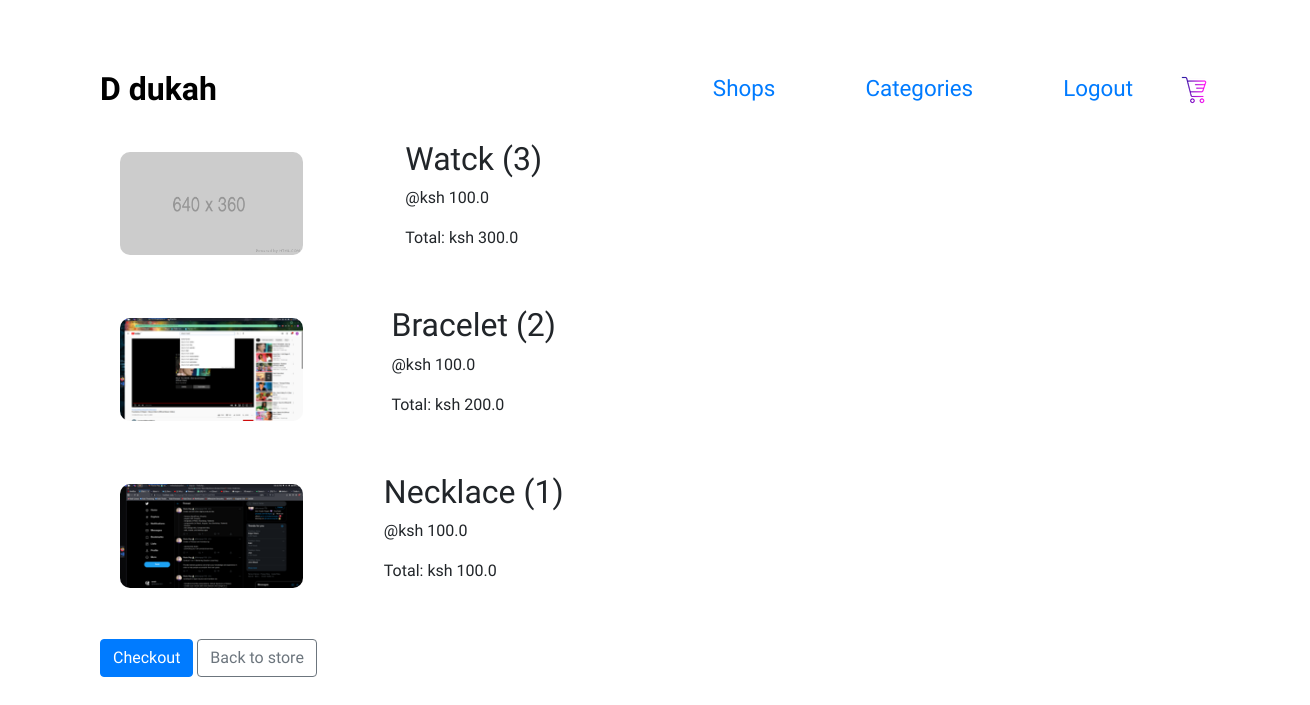
The app's page /cart/ (signed in), older data.
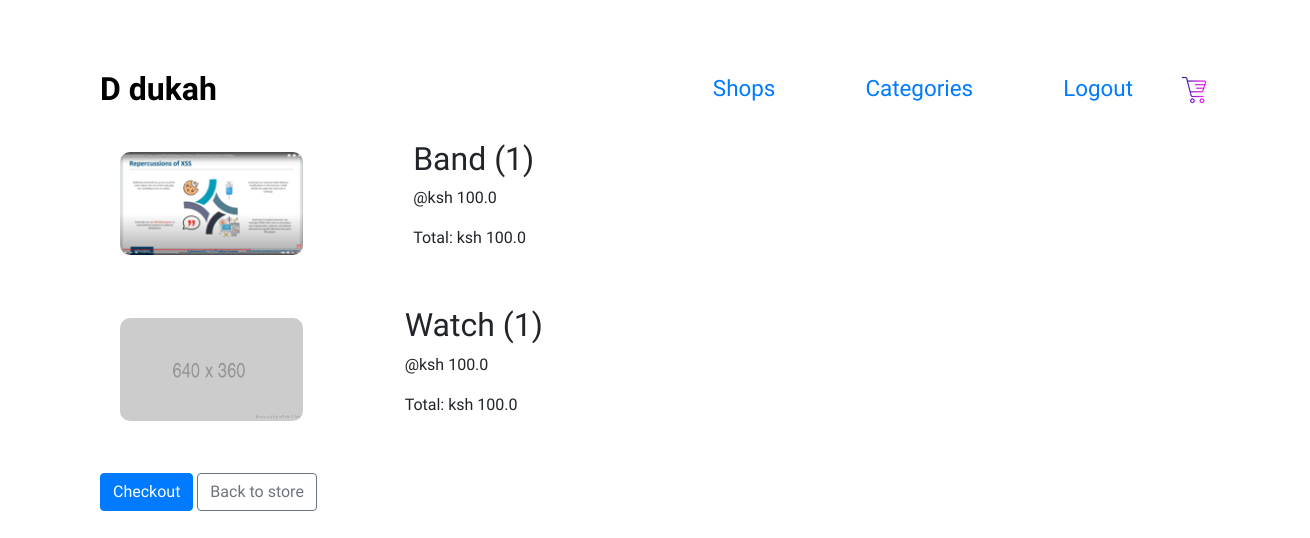
The same page, newer data.
### shop/models.py (models this page shows, shortened)
class CartItem(models.Model):
    product = models.ForeignKey(Product, on_delete=models.CASCADE)
    cart = models.ForeignKey(Cart, on_delete=models.CASCADE)
    quantity = models.IntegerField(default=0)
    date_added = models.DateTimeField(auto_now_add=True)
    @property
    def get_item_total(self):
        return self.quantity * self.product.price

class Product(models.Model):
    name = models.CharField(max_length=200)
    shop = models.ForeignKey(Shop, on_delete=models.CASCADE)
    image = models.ImageField(null=True, blank=True)
    price = models.DecimalField(max_digits=5, decimal_places=1)
    description = models.CharField(max_length=500)
    @property
    def image_url(self):
        if self.image:
            return getattr(self.image, 'url', None)
        return None

### shop/views.py (the view)
# urls.py: path('cart/', cart, name='cart'),
def cart(request):
    cart_items = cart_data(request)
    context = {
        'cart_items': cart_items['items'],
        'cart': cart_items['cart']
    }
    return render(request, 'shop/cart.html', context)

### shop/utils.py (called while the page is built)
def cart_data(request):
    if request.user.is_authenticated:
        cart = Cart.objects.get(user=request.user, complete=False)
        items = cart.cartitem_set.all()
    else:
        cookieData = cookieCart(request)
        items = cookieData['items']
        cart = cookieData['cart']
    return {'cart': cart, 'items': items}

### templates/shop/cart.html (shortened to what this page needs)
{% extends 'base.html' %}
{% load static %}
{% block content %}
<div class='cart'>
    <div class="items">
        {% for item in cart_items %}
            <div class="cart-item">
                {% if item.product.image %}
                <img src="{{item.product.image_url}}" alt="placeholder">
                {% else %}
                    <img src="{% static 'images/placeholder.png' %}" alt="placeholder">
                {% endif %}
                <div class="item-desc">
                    <h2>{{item.product.name}} ({{item.quantity}})</h2>
                    <p>@ksh {{item.product.price}}</p>
                    <p>Total: ksh {{item.get_item_total}}</p>
                </div>
            </div>
        {% endfor %}
    </div>
    <div class='cart-btns'>
        <a href="{% url 'checkout' %}" class="btn btn-primary">Checkout</a>
        <a href="{% url 'home' %}" class="btn btn-outline-secondary"> Back to store</a>
    </div>
</div>
{% endblock %}

### templates/base.html (shortened to what this page needs)
<!DOCTYPE html>
{% load static %}
<html lang="en">
<head>
    <link rel="stylesheet" href="https://stackpath.bootstrapcdn.com/bootstrap/4.5.2/css/bootstrap.min.css">    <link rel="stylesheet" type="text/css" href="{% static 'css/main.css' %}">
    <link rel="stylesheet" href="https://unicons.iconscout.com/release/v4.0.0/css/line.css">
</head>
<body>
    <header>
        {% include 'topNav.html' %}
    </header>
   <section class="main">
    {% block content %}
    {% endblock %}
   </section>
</body>
</html>

### templates/topNav.html (shortened to what this page needs)
{% load static %}
<nav class="nav-bar">
    <div class="logo">
        <a href="/"> <span>D</span> dukah</a>
    </div>
    <div class="nav-items">
        <a href="{% url 'all_shops_list' %}" class="login-btn">Shops</a>
        <a href="#" class="login-btn">Categories</a>
        {% if not user.is_authenticated %}
            <a href="{% url 'login' %}" class="login-btn">Login</a>
        {% else %}
            <a href="{% url 'logout' %}?next=/" class="login-btn">Logout</a>
        {% endif %}
        <a href="{% url 'cart' %}"  class="cart-btn"><img src="{% static 'images/cart.png' %}" alt=""></a>
    </div>
</nav>

### static/css/main.css (style rules this page uses)
* { margin: 0; padding: 0; box-sizing: border-box; font-family: 'League Spartan', sans-serif; }
body { max-width: 100vw; min-height: 100vh; width: 100vw; }
header { position: fixed; z-index: 2; width: 100%; }
header .nav-bar { display: flex; position: relative; width: 100%; justify-content: space-between; align-items: center; top: 45px; }
.logo span { font-family: 'Dancing Script', cursive; }
.nav-bar .logo a { font-weight: 700; font-size: 2em; margin: 0 100px; text-decoration: none; color: black; }
.nav-bar .nav-items { margin: 0 100px; display: flex; justify-content: space-between; }
.nav-bar .nav-items a { font-size: 1.4em; }
.nav-bar .nav-items a:not(:last-child) { margin: 0 45px; }
.main { width: 100%; position: relative; top: 100px; }
.cart .items { margin: 20px 100px; width: 100%; display: flex; flex-direction: column; }
.cart .cart-item { display: flex; width: 40%; justify-content: space-between; align-items: center; margin: 20px; }
.cart .cart-item img { width: 35%; border-radius: 10px; }
.cart .cart-btns { margin: 20px 100px; }

Row changes from the older to the newer data that the page shows:
removed CartItem: product.name "Watck", quantity "3", product.price "100.0", get_item_total "300.0"
removed CartItem: product.image_url (picture), product.name "Bracelet", quantity "2", product.price "100.0", get_item_total "200.0"
removed CartItem: product.image_url (picture), product.name "Necklace", quantity "1", product.price "100.0", get_item_total "100.0"
added CartItem: product.image_url (picture), product.name "Band", quantity "1", product.price "100.0", get_item_total "100.0"
added CartItem: product.name "Watch", quantity "1", product.price "100.0", get_item_total "100.0"
